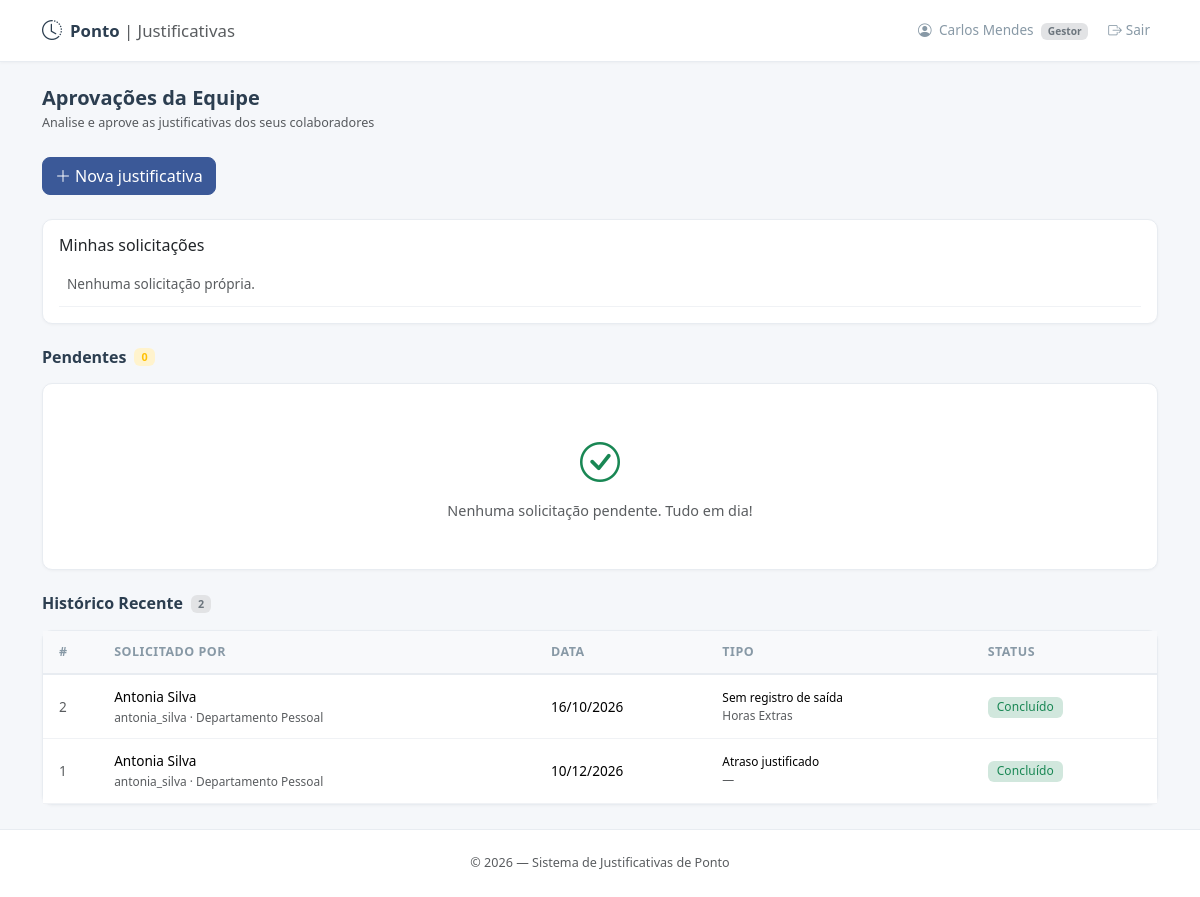
/gestor (signed in), run on the app's committed database.
### models.py (models this page shows, shortened)
class Usuario(UserMixin, db.Model):
    __tablename__ = 'usuarios'
    id = db.Column(db.Integer, primary_key=True)
    matricula = db.Column(db.String(20), unique=True, nullable=False)
    nome = db.Column(db.String(100), nullable=False)
    email = db.Column(db.String(120), unique=True, nullable=False)
    senha_hash = db.Column(db.String(256), nullable=False)
    perfil = db.Column(db.String(20), nullable=False)
    gestor_id = db.Column(db.Integer, db.ForeignKey('usuarios.id'), nullable=True)
    area_id = db.Column(db.Integer, db.ForeignKey('areas.id'), nullable=True)
    empresa_id = db.Column(db.Integer, db.ForeignKey('empresas.id'), nullable=True)
    ativo = db.Column(db.Boolean, default=True)
    criado_em = db.Column(db.DateTime, default=lambda: datetime.now(timezone.utc))
    gestor = db.relationship('Usuario', remote_side=[id], backref='subordinados')
    area = db.relationship('Area', backref='usuarios')
    empresa = db.relationship('Empresa', backref='usuarios')
    solicitacoes = db.relationship('Solicitacao', backref='colaborador',
                                   foreign_keys='Solicitacao.colaborador_id', lazy='dynamic')

class Solicitacao(db.Model):
    __tablename__ = 'solicitacoes'
    id = db.Column(db.Integer, primary_key=True)
    colaborador_id = db.Column(db.Integer, db.ForeignKey('usuarios.id'), nullable=False)
    colaboradores = db.relationship('Colaborador', secondary=solicitacao_colaboradores,
                                    backref=db.backref('solicitacoes', lazy='dynamic'))
    participantes = db.relationship('SolicitacaoParticipante', backref='solicitacao',
                                    cascade='all, delete-orphan', order_by='SolicitacaoParticipante.ordem')
    data_ocorrencia = db.Column(db.Date, nullable=False)
    tipo_ocorrencia = db.Column(db.String(80), nullable=False)
    tipo_justificativa = db.Column(db.String(80), nullable=True)
    horario_entrada = db.Column(db.String(5), nullable=True)
    horario_saida = db.Column(db.String(5), nullable=True)
    motivo = db.Column(db.Text, nullable=False)
    comprovante = db.Column(db.String(255), nullable=True)
    status = db.Column(db.String(30), default='pendente')
    gestor_id = db.Column(db.Integer, db.ForeignKey('usuarios.id'), nullable=True)
    gestor_parecer = db.Column(db.Text, nullable=True)
    gestor_data = db.Column(db.DateTime, nullable=True)
    dp_id = db.Column(db.Integer, db.ForeignKey('usuarios.id'), nullable=True)
    dp_parecer = db.Column(db.Text, nullable=True)
    dp_data = db.Column(db.DateTime, nullable=True)
    criado_em = db.Column(db.DateTime, default=lambda: datetime.now(timezone.utc))
    atualizado_em = db.Column(db.DateTime, default=lambda: datetime.now(timezone.utc),
                               onupdate=lambda: datetime.now(timezone.utc))
    gestor_resp = db.relationship('Usuario', foreign_keys=[gestor_id])
    dp_resp = db.relationship('Usuario', foreign_keys=[dp_id])
    @property
    def status_label(self):
        return {'pendente': 'Pendente', 'aprovado_gestor': 'Aprovado pelo Gestor',
                'recusado_gestor': 'Recusado pelo Gestor', 'aprovado_dp': 'Concluído',
                'recusado_dp': 'Recusado pelo DP'}.get(self.status, self.status)
    @property
    def status_cor(self):
        return {'pendente': 'warning', 'aprovado_gestor': 'info',
                'recusado_gestor': 'danger', 'aprovado_dp': 'success',
                'recusado_dp': 'danger'}.get(self.status, 'secondary')

class Area(db.Model):
    __tablename__ = 'areas'
    id = db.Column(db.Integer, primary_key=True)
    nome = db.Column(db.String(100), unique=True, nullable=False)
    ativo = db.Column(db.Boolean, default=True, nullable=False)

### app.py (the view)
@app.route('/gestor')
@login_required
@perfil_requerido('gestor')
def painel_gestor():
    minhas_solicitacoes = (Solicitacao.query.filter_by(colaborador_id=current_user.id)
                           .order_by(Solicitacao.criado_em.desc()).all())
    pendentes = (Solicitacao.query
                 .join(Usuario, Solicitacao.colaborador_id == Usuario.id)
                 .filter(Usuario.gestor_id == current_user.id)
                 .filter((Usuario.area_id == current_user.area_id) | (current_user.area_id == None))
                 .filter(Solicitacao.status == 'pendente')
                 .order_by(Solicitacao.criado_em.desc())
                 .all())
    historico = (Solicitacao.query
                 .join(Usuario, Solicitacao.colaborador_id == Usuario.id)
                 .filter(Usuario.gestor_id == current_user.id)
                 .filter((Usuario.area_id == current_user.area_id) | (current_user.area_id == None))
                 .filter(Solicitacao.status != 'pendente')
                 .order_by(Solicitacao.atualizado_em.desc())
                 .limit(50)
                 .all())
    return render_template('gestor.html', pendentes=pendentes, historico=historico,
                           minhas_solicitacoes=minhas_solicitacoes,
                           colaboradores=Colaborador.query.order_by(Colaborador.nome).all(),
                           tipos=TipoJustificativa.query.order_by(TipoJustificativa.nome).all(),
                           tipos_ocorrencia=TIPOS_OCORRENCIA)

### templates/gestor.html (shortened to what this page needs)
{% extends "base.html" %}
{% block content %}
<div class="mb-4">
    <h5 class="fw-600 mb-1">Aprovações da Equipe</h5>
    <p class="text-muted small mb-0">Analise e aprove as justificativas dos seus colaboradores</p>
</div>
<div class="mb-4"><a class="btn btn-primary" href="{{ url_for('solicitacao_nova') }}"><i class="bi bi-plus-lg me-1"></i>Nova justificativa</a></div>
<div class="card card-clean mb-4"><div class="card-body"><h6>Minhas solicitações</h6><div class="table-responsive"><table class="table table-sm align-middle mb-0"><tbody>{% for s in minhas_solicitacoes %}<tr><td>#{{ s.id }}</td><td>{{ s.data_ocorrencia.strftime('%d/%m/%Y') }}</td><td><span class="badge bg-{{ s.status_cor }}-subtle text-{{ s.status_cor }}">{{ s.status_label }}</span></td><td class="text-end">{% if s.status == 'pendente' %}<a class="btn btn-sm btn-outline-primary" href="{{ url_for('editar_solicitacao', sol_id=s.id) }}">Editar</a>{% endif %}</td></tr>{% else %}<tr><td class="text-muted">Nenhuma solicitação própria.</td></tr>{% endfor %}</tbody></table></div></div></div>
<div class="d-flex align-items-center gap-2 mb-3">
    <h6 class="fw-600 mb-0">Pendentes</h6>
    <span class="badge bg-warning-subtle text-warning">{{ pendentes | length }}</span>
</div>
{% if pendentes %}
<div class="row g-3 mb-4">
    {% for s in pendentes %}
    <div class="col-12 col-md-6 col-xl-4">
        <div class="card card-clean card-hover h-100">
            <div class="card-body p-3">
                <div class="d-flex justify-content-between align-items-start mb-2">
                    <div>
                        <span class="fw-600">Solicitante: {{ s.colaborador.nome }}</span>
                        <span class="text-muted small ms-1">#{{ s.id }}</span>
                        <div class="small text-muted mt-1">Colaborador(es): {% for participante in s.participantes %}{{ participante.nome }} ({{ participante.matricula }}){% if not loop.last %}, {% endif %}{% endfor %}</div>
                    </div>
                    <span class="badge bg-warning-subtle text-warning badge-status">Pendente</span>
                </div>
                <div class="row g-1 small text-muted mb-2">
                    <div class="col-6"><i class="bi bi-calendar3 me-1"></i>{{ s.data_ocorrencia.strftime('%d/%m/%Y') }}</div>
                    <div class="col-6"><i class="bi bi-tag me-1"></i>{{ s.tipo_ocorrencia }}</div>
                    <div class="col-6"><i class="bi bi-file-text me-1"></i>{{ s.tipo_justificativa or '—' }}</div>
                    <div class="col-6">
                        {% if s.horario_entrada %}<i class="bi bi-box-arrow-in-right me-1"></i>{{ s.horario_entrada }}{% endif %}
                    </div>
                    <div class="col-6">
                        {% if s.horario_saida %}<i class="bi bi-box-arrow-right me-1"></i>{{ s.horario_saida }}{% endif %}
                    </div>
                </div>
                <p class="small text-muted mb-2 motivo-truncado" title="{{ s.motivo }}">{{ s.motivo }}</p>
                {% if s.comprovante %}
                <a href="{{ url_for('uploaded_file', filename=s.comprovante) }}" target="_blank"
                   class="small text-primary text-decoration-none d-block mb-3">
                    <i class="bi bi-paperclip me-1"></i>Ver comprovante
                </a>
                {% endif %}
                <div class="d-flex gap-2 mt-auto">
                    <form method="POST" action="{{ url_for('gestor_aprovar', sol_id=s.id) }}" class="flex-fill">
                        <button type="submit" class="btn btn-success btn-sm w-100">
                            <i class="bi bi-check-lg me-1"></i>Aprovar
                        </button>
                    </form>
                    <button type="button" class="btn btn-outline-danger btn-sm flex-fill"
                            data-bs-toggle="modal" data-bs-target="#recusarModal{{ s.id }}">
                        <i class="bi bi-x-lg me-1"></i>Recusar
                    </button>
                </div>
            </div>
        </div>
    </div>
    <div class="modal fade" id="recusarModal{{ s.id }}" tabindex="-1">
        <div class="modal-dialog modal-dialog-centered modal-sm">
            <div class="modal-content border-0 shadow">
                <form method="POST" action="{{ url_for('gestor_recusar', sol_id=s.id) }}">
                    <div class="modal-header border-0 pb-0">
                        <h6 class="modal-title fw-600">Recusar #{{ s.id }}</h6>
                        <button type="button" class="btn-close" data-bs-dismiss="modal"></button>
                    </div>
                    <div class="modal-body">
                        <label class="form-label small fw-500">Motivo da recusa <span class="text-danger">*</span></label>
                        <textarea class="form-control" name="justificativa" rows="3"
                                  placeholder="Explique o motivo..." required></textarea>
                    </div>
                    <div class="modal-footer border-0 pt-0">
                        <button type="button" class="btn btn-light btn-sm" data-bs-dismiss="modal">Cancelar</button>
                        <button type="submit" class="btn btn-danger btn-sm px-3">Confirmar Recusa</button>
                    </div>
                </form>
            </div>
        </div>
    </div>
    {% endfor %}
</div>
{% else %}
<div class="card card-clean mb-4">
    <div class="card-body text-center py-5 text-muted">
        <i class="bi bi-check-circle fs-1 d-block mb-2 text-success"></i>
        <p class="mb-0">Nenhuma solicitação pendente. Tudo em dia!</p>
    </div>
</div>
{% endif %}
<div class="d-flex align-items-center gap-2 mb-3 mt-4">
    <h6 class="fw-600 mb-0">Histórico Recente</h6>
    <span class="badge bg-secondary-subtle text-secondary">{{ historico | length }}</span>
</div>
<div class="card card-clean">
    <div class="card-body p-0">
        {% if historico %}
        <div class="table-responsive">
            <table class="table table-hover align-middle mb-0">
                <thead>
                    <tr>
                        <th class="ps-3">#</th>
                        <th>Solicitado por</th>
                        <th>Data</th>
                        <th>Tipo</th>
                        <th>Status</th>
                    </tr>
                </thead>
                <tbody>
                    {% for s in historico %}
                    <tr>
                        <td class="ps-3 text-muted">{{ s.id }}</td>
                        <td class="fw-500">{{ s.colaborador.nome }}<br><span class="small text-muted">{{ s.colaborador.matricula }}{% if s.colaborador.area %} · {{ s.colaborador.area.nome }}{% endif %}</span></td>
                        <td>{{ s.data_ocorrencia.strftime('%d/%m/%Y') }}</td>
                        <td class="small">{{ s.tipo_ocorrencia }}<br><span class="text-muted">{{ s.tipo_justificativa or '—' }}</span></td>
                        <td>
                            <span class="badge bg-{{ s.status_cor }}-subtle text-{{ s.status_cor }} badge-status">
                                {{ s.status_label }}
                            </span>
                        </td>
                    </tr>
                    {% endfor %}
                </tbody>
            </table>
        </div>
        {% else %}
        <div class="text-center py-4 text-muted small">
            Nenhum registro no histórico.
        </div>
        {% endif %}
    </div>
</div>
{% endblock %}

### templates/base.html (shortened to what this page needs)
<!DOCTYPE html>
<html lang="pt-BR" data-bs-theme="light">
<head>
    <link href="{{ url_for('static', filename='css/bootstrap.min.css') }}" rel="stylesheet">
    <link href="{{ url_for('static', filename='css/bootstrap-icons.min.css') }}" rel="stylesheet">
    <link href="{{ url_for('static', filename='css/style.css') }}" rel="stylesheet">
</head>
<body>
    {% if current_user.is_authenticated %}
    <nav class="navbar navbar-expand-lg sticky-top">
        <div class="container">
            <a class="navbar-brand d-flex align-items-center gap-2" href="{{ url_for('dashboard') }}">
                <i class="bi bi-clock-history fs-5"></i>
                <span>Ponto<span class="fw-light text-muted"> | Justificativas</span></span>
            </a>
            <div class="collapse navbar-collapse" id="navMain">
                <ul class="navbar-nav ms-auto align-items-lg-center gap-lg-1">
                    <li class="nav-item">
                        <span class="nav-link disabled">
                            <i class="bi bi-person-circle me-1"></i>
                            {{ current_user.nome }}
                            <span class="badge bg-secondary-subtle text-secondary ms-1">{{ current_user.perfil|capitalize }}</span>
                        </span>
                    </li>
                    <li class="nav-item">
                        <a class="nav-link text-danger" href="{{ url_for('logout') }}">
                            <i class="bi bi-box-arrow-right me-1"></i>Sair
                        </a>
                    </li>
                </ul>
            </div>
        </div>
    </nav>
    {% endif %}
    <div class="toast-container position-fixed top-0 end-0 p-3" style="z-index:9999">
    </div>
    <main class="container py-4">
        {% block content %}{% endblock %}
    </main>
    <footer class="text-center text-muted small py-4 mt-auto">
        <span>&copy; {{ now().year if now is defined else '2026' }} — Sistema de Justificativas de Ponto</span>
    </footer>
</body>
</html>

### data on the page
Usuario: nome "Carlos Mendes", perfil "Gestor"
Solicitacao: id "2", colaborador.nome "Antonia Silva", colaborador.matricula "antonia_silva", colaborador.area.nome "Departamento Pessoal", data_ocorrencia "16/10/2026", tipo_ocorrencia "Sem registro de saída", tipo_justificativa "Horas Extras", status_label "Concluído"
Solicitacao: id "1", colaborador.nome "Antonia Silva", colaborador.matricula "antonia_silva", colaborador.area.nome "Departamento Pessoal", data_ocorrencia "10/12/2026", tipo_ocorrencia "Atraso justificado", tipo_justificativa "—", status_label "Concluído"

### other printed values
{{ pendentes | length }} "0"
{{ historico | length }} "2"
